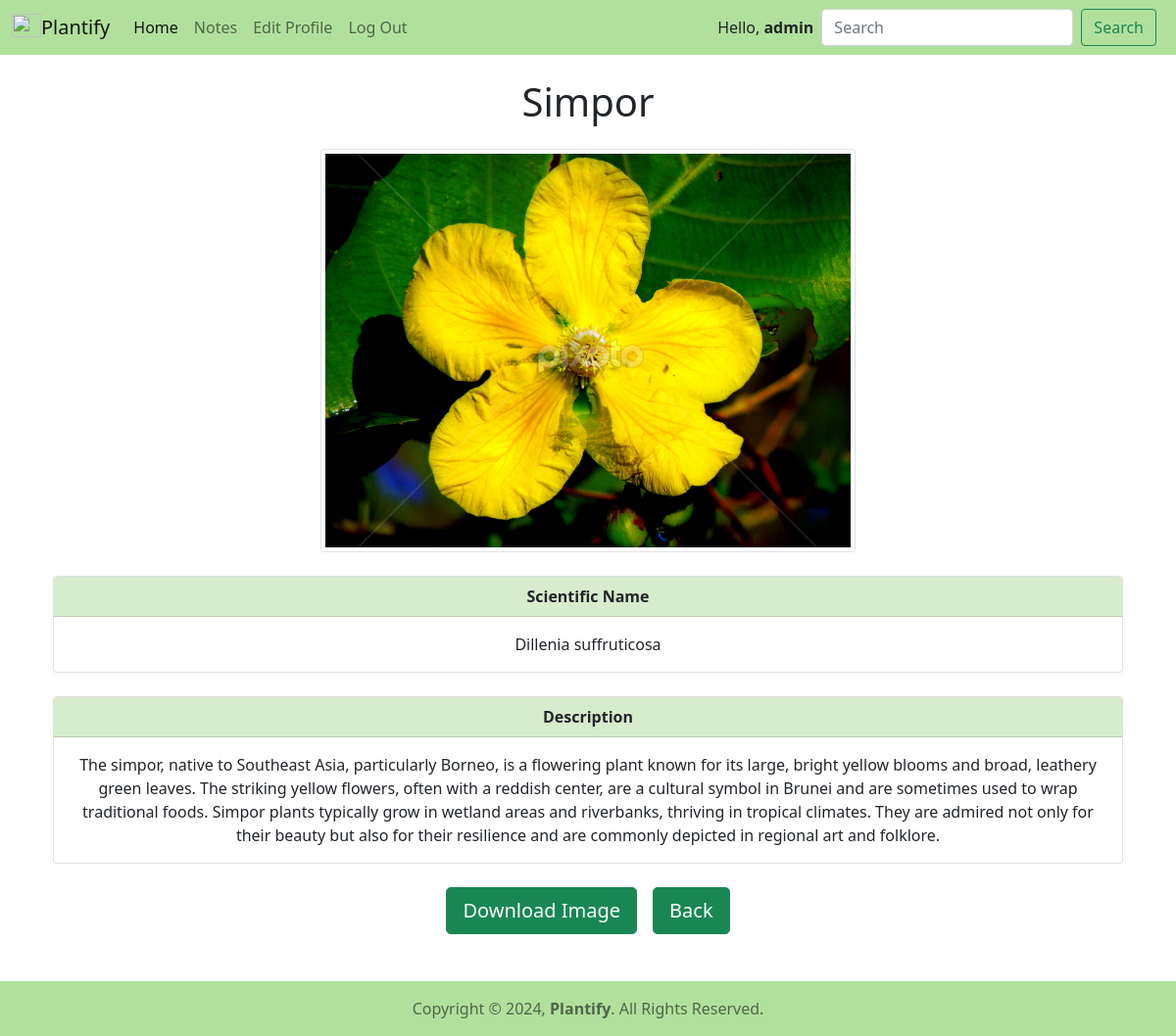
The page /14/flower-simpor/ (signed in) on the database its author committed.
### home/models.py (models this page shows, shortened)
class Image(models.Model):
    title = models.CharField(max_length=150)
    slug = models.SlugField(unique=True)
    sname = models.CharField(max_length=150)
    tags = models.TextField()
    sdesc = models.TextField()
    ldesc = models.TextField()
    img = models.FileField(upload_to="pic/%y/")
    class Meta:
        ordering=('id',)

### home/views.py (the view)
# urls.py: path('<id>/<str:slug>/', views.detail_view, name='details'),
@login_required(login_url='login')
def detail_view(request, id, slug):
    obj=get_object_or_404(Image, id=id, slug=slug)
    return render(request, 'home/detail.html',{'image':obj})

### home/templates/home/detail.html (shortened to what this page needs)
{% load static %}
<!doctype html>
<html lang="en">
<head>
    <link href="https://cdn.jsdelivr.net/npm/bootstrap@5.0.2/dist/css/bootstrap.min.css" rel="stylesheet"
>
</head>
<body>
    <nav class="navbar sticky-top navbar-expand-lg navbar-light" style="background-color: #B1E09C">
        <div class="container-fluid">
            <a class="navbar-brand" href="{% url 'index' %}">
                <img src="{% static 'logo/logo.png' %}" alt="" width="30" height="24"
                    class="d-inline-block align-text-top">Plantify
            </a>
            <div class="collapse navbar-collapse" id="navbarSupportedContent">
                <ul class="navbar-nav me-auto mb-2 mb-lg-0">
                    <li class="nav-item">
                        <a class="nav-link active" aria-current="page" href="{% url 'index' %}">Home</a>
                    </li>
                    <li class="nav-item">
                        <a class="nav-link" href="{% url 'notes' %}">Notes</a>
                    </li>
                    <li class="nav-item">
                        <a class="nav-link" data-bs-toggle="modal" data-bs-target="#editProfileModal">Edit Profile</a>
                    </li>
                    <li class="nav-item">
                        <a class="nav-link" href="{% url 'logout' %}">Log Out</a>
                    </li>
                </ul>
                <span class="me-2">Hello, <strong>{{request.user}}</strong></span>
                <form action="{% url 'search' %}" class="d-flex" method="GET">
                    <input name="search" class="form-control me-2" type="search" placeholder="Search"
                        aria-label="Search">
                    <button class="btn btn-outline-success me-2" type="submit">Search</button>
                </form>
            </div>
        </div>
    </nav>
    <div class="container">
        <h1 class="text-center mt-4 mb-4">{{image.title}}</h1>
        <div class="container mt-3 mb-4 ">
            <div class="col-md-6 rounded mx-auto d-block">
                <img src="{{image.img.url}}" class="img-thumbnail" alt="...">
            </div>
        </div>
        <div class="container mb-4">
            <div class="card text-center">
                <div class="card-header" style="background-color: #D7ECCD">
                    <strong>Scientific Name</strong>
                </div>
                <div class="card-body">
                    <p class="card-text">{{image.sname}}</p>
                </div>
            </div>
        </div>
        <div class="container mb-4">
            <div class="card text-center">
                <div class="card-header" style="background-color: #D7ECCD">
                    <strong>Description</strong>
                </div>
                <div class="card-body">
                    <p class="card-text">{{image.ldesc}}</p>
                </div>
            </div>
        </div>
        <div class="d-flex justify-content-center mb-5">
            <a href="{{ image.img.url }}" class="btn btn-success btn-lg me-3" download>Download Image</a>
            <a href="{% url 'index' %}" class="btn btn-success btn-lg">Back</a>
        </div>
    </div>
    <nav class="navbar static-bottom navbar-light" style="background-color: #B1E09C">
        <div class="container-fluid d-flex justify-content-center">
            <span class="navbar-text">
                Copyright &#169; 2024, <strong>Plantify</strong>. All Rights Reserved.
            </span>
        </div>
    </nav>
</body>
</html>

### rows shown on the page
Image: title "Simpor", img (picture), sname "Dillenia suffruticosa", ldesc "The simpor, native to Southeast Asia, particularly Borneo, is a flowering plant known for its large, bright yellow blooms and broad, leathery green leaves. The striking yellow flowers, often with a reddish center, are a cultural symbol in Brunei and are sometimes used to wrap traditional foods. Simpor plants typically grow in wetland areas and riverbanks, thriving in tropical climates. They are admired not only for their beauty but also for their resilience and are commonly depicted in regional art and folklore."

### other values the page prints
{{ request.user }} "admin"
